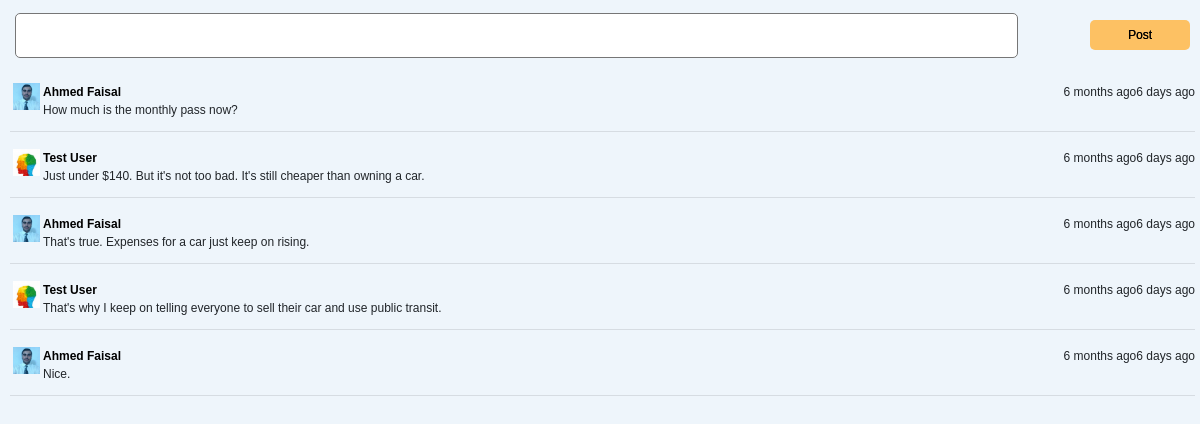
The page /comment_frame.php?post_id=3 (signed in) on the database its author committed.
### tables this page shows
CREATE TABLE IF NOT EXISTS `comments` (
  `id` int(11) NOT NULL AUTO_INCREMENT,
  `post_body` text NOT NULL,
  `posted_by` varchar(60) NOT NULL,
  `posted_to` varchar(60) NOT NULL,
  `date_added` datetime NOT NULL,
  `removed` varchar(3) NOT NULL,
  `post_id` int(11) NOT NULL,
  PRIMARY KEY (`id`)
);

CREATE TABLE IF NOT EXISTS `users` (
  `id` int(11) NOT NULL AUTO_INCREMENT,
  `first_name` varchar(25) NOT NULL,
  `last_name` varchar(25) NOT NULL,
  `user_name` varchar(255) NOT NULL,
  `email` varchar(100) NOT NULL,
  `password` varchar(255) NOT NULL,
  `signup_date` date NOT NULL,
  `profile_pic` varchar(255) NOT NULL,
  `num_posts` int(11) NOT NULL,
  `num_likes` int(11) NOT NULL,
  `user_closed` varchar(3) NOT NULL,
  `friend_array` text NOT NULL,
  PRIMARY KEY (`id`)
);

### includes/classes/User.php (called while the page is built, shortened)
<?php
class User {
    private $user;
    private $con;
    public function __construct($con, $user) {
        $this->con = $con;
        $user_details_query = mysqli_query($con, "SELECT * FROM users WHERE user_name='$user'");
        $this->user = mysqli_fetch_array($user_details_query);
    }
    public function getFirstAndLastName() {
        $username = $this->user['user_name'];
        $query = mysqli_query($this->con, "SELECT first_name, last_name FROM users WHERE user_name='$username'");
        $row = mysqli_fetch_array($query);
        return $row['first_name'] . " " . $row['last_name'];
    }
    public function getProfilePic() {
        $username = $this->user['user_name'];
        $query = mysqli_query($this->con, "SELECT profile_pic FROM users WHERE user_name='$username'");
        $row = mysqli_fetch_array($query);
        return $row['profile_pic'];
    }
}
?>

### comment_frame.php (the view, shortened to what this page needs)
<html>
    <head>
        <link rel="stylesheet" type="text/css" href="assets/stylesheets/style.css" />
    </head>
    <body>
        <?php
        include("includes/commentheader.php");
        include("includes/classes/User.php");
        include("includes/classes/Post.php");
        include("includes/classes/Notification.php");
        ?>
        <?php
        if (isset($_GET['post_id'])) {
            $post_id = $_GET['post_id'];
        }
        ?>
        <form style="padding: 10; " id="comment_form" name="postComment<?php echo $post_id; ?> action="comment_frame.php?post_id=<?php echo $post_id; ?>" method="POST">
              <textarea required style="resize: none;resize: none;width: 85%;height: 45px;border-radius: 5px;color: #000;font-size: 14px;margin: 3px 3px 3px 5px;" name="post_body"></textarea>
            <input id="comment_form_submit" type="submit" name="postComment<?php echo $post_id; ?>" value="Post">
        </form>
<?php
$get_comments = mysqli_query($con, "SELECT * FROM comments WHERE post_id='$post_id' ORDER BY id ASC");
$count = mysqli_num_rows($get_comments);
if ($count != 0) {
    while ($comment = mysqli_fetch_array($get_comments)) {
        $comment_body = $comment['post_body'];
        $posted_by = $comment['posted_by'];
        $date_added = $comment['date_added'];
        $date_time_now = date("Y-m-d H:i:s");
        $start_date = new DateTime($date_added);
        $end_date = new DateTime($date_time_now);
        $interval = $start_date->diff($end_date);
        if ($interval->y >= 1) {
            if ($interval == 1) {
                $time_message = $interval->y . " year ago";
            } else {
                $time_message = $interval->y . " year ago";
            }
        } else if ($interval->m >= 1) {
            if ($interval->d == 0) {
                $days = " ago";
            } else if ($interval->d == 1) {
                $days = $interval->d . " day ago";
            } else {
                $days = $interval->d . " days ago";
            }
            if ($interval->m == 1) {
                $time_message = $interval->m . " month ago";
            } else {
                $time_message = $interval->m . " months ago" . $days;
            }
        } else if ($interval->d >= 1) {
            if ($interval->d == 1) {
                $time_message = "Yesterday";
            } else {
                $time_message = $interval->d . " days ago";
            }
        } else if ($interval->h >= 1) {
            if ($interval->h == 1) {
                $time_message = $interval->h . " hour ago";
            } else {
                $time_message = $interval->h . " hours ago";
            }
        } else if ($interval->i >= 1) {
            if ($interval->i == 1) {
                $time_message = $interval->i . " minute ago";
            } else {
                $time_message = $interval->i . " minutes ago";
            }
        } else {
            if ($interval->s < 30) {
                $time_message = "Just now";
            } else {
                $time_message = $interval->s . " seconds ago";
            }
        }
        $user_obj = new User($con, $posted_by);
        ?>
                <div class="comment_section">
                    <a href="<?php echo $posted_by ?>" target="_parent"><img src="<?php echo $user_obj->getProfilePic(); ?>" title="<?php echo $posted_by; ?>" style="float:left;" height="30"> </a>
                    <a href="<?php echo $posted_by ?>" target="_parent"><b><?php echo $user_obj->getFirstAndLastName(); ?> </b>     </a>
                    <span style="float: right;">  <?php echo $time_message . "</span><br>" . $comment_body; ?>
                        <hr>
                        </div>
        <?php
    }
} else {
    echo "<center><br><br>No Comments to Show</center>";
}
?>
                </body>
                </html>

### assets/stylesheets/style.css (style rules this page uses)
body { background-color: #eef5fb; }
.comment_section { padding: 0 5px 5px 10px; }
.comment_section img { padding: 0 3px 3px 3px; border-radius: 3px; }
.comment_section a { text-decoration: none; color: #000; }
#comment_form_submit { background-color: rgb(253, 193, 99); font-family: 'Bellota-LightItalic' , sans-serif; float: right; width: 100; height: 30; margin-top: 10; border-radius: 5px; border: none; text-shadow: #000 0.2px 0.2px 0px; outline: 0; }
a { text-decoration: none; color: #000; }

### comment_frame.php (style rules this page uses)
* { font-size: 12px; font-family: Arial, Helvetica, Sans-serif; }

### rows shown on the page
comments: posted_by.profile_pic (picture), users.first_name+last_name "Ahmed Faisal", date_added "6 months ago6 days ago", post_body "How much is the monthly pass now?"
comments: posted_by.profile_pic (picture), users.first_name+last_name "Test User", date_added "6 months ago6 days ago", post_body "Just under $140. But it's not too bad. It's still cheaper than owning a car."
comments: posted_by.profile_pic (picture), users.first_name+last_name "Ahmed Faisal", date_added "6 months ago6 days ago", post_body "That's true. Expenses for a car just keep on rising."
comments: posted_by.profile_pic (picture), users.first_name+last_name "Test User", date_added "6 months ago6 days ago", post_body "That's why I keep on telling everyone to sell their car and use public transit."
comments: posted_by.profile_pic (picture), users.first_name+last_name "Ahmed Faisal", date_added "6 months ago6 days ago", post_body "Nice."
